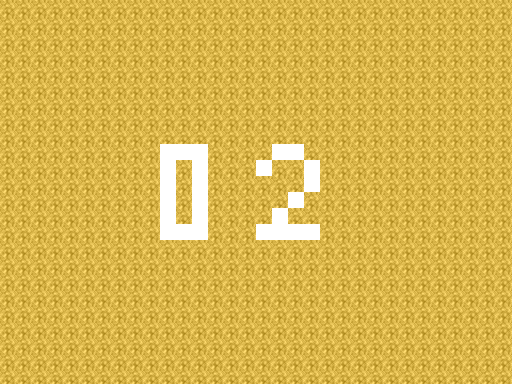

A 2D game scene composited from a Tiled map and its tileset images. What follows is a short description and the map's XML, with each tile layer's data collapsed to a summary:
An orthogonal 32x24 tile map with 16x16 px tiles, 1 tile layer (GroundLayer).

<map version="1.0" orientation="orthogonal" width="32" height="24" tilewidth="16" tileheight="16">
 <tileset firstgid="1" name="ground_tile_set" tilewidth="16" tileheight="16">
  <image source="../images/ground_tile_set.png" trans="ff00ff" width="112" height="16" />
 </tileset>
 <layer name="GroundLayer" width="32" height="24">
  <data>[768 cells, 768 non-empty, 2 distinct tile ids]</data>
 </layer>
</map>
